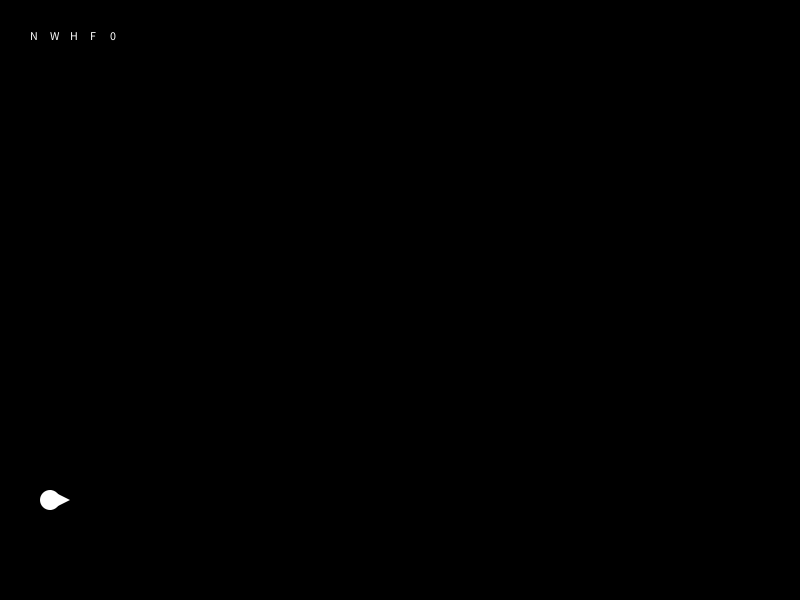
Frame 1 (no input)
Frame 60 (the mouse pressed at the canvas centre just before this capture): identical to frame 1, image omitted
Frame 120 (the mouse held since frame 60 and released just before this capture): identical to frame 1, image omitted

The Processing sketch that drew this single still picture (run headless with seeded random() and noise(); from frame 60 on, the mouse is pressed at the canvas centre):

// Processing sketch: lab1
// ── lab1.pde
/// You do not need to change anything in this file, but you can
/// For example, if you want to add additional options controllable by keys
/// keyPressed would be the place for that.

ArrayList<PVector> waypoints = new ArrayList<PVector>();
Boid billy;
int lastt;

int mapnr = 0;

Map map = new Map();
NavMesh nm = new NavMesh();

boolean entering_path = false;

boolean show_nav_mesh = false;

boolean show_waypoints = false;

boolean show_help = false;

boolean flocking_enabled = false;

void setup() {
  size(800, 600);
  
  billy = new Boid(BILLY_START, BILLY_START_HEADING, BILLY_MAX_SPEED, BILLY_MAX_ROTATIONAL_SPEED, BILLY_MAX_ACCELERATION, BILLY_MAX_ROTATIONAL_ACCELERATION);
  randomSeed(0);
  map.generate(mapnr);
  nm.bake(map);
}

void mousePressed() {
  if (show_help) return;
  PVector target = new PVector(mouseX, mouseY);
  if (!map.isReachable(target)) return;
  if (mouseButton == LEFT)
  {
     
     if (waypoints.size() == 0)
     {
        billy.seek(target);
     }
     else
     {
        waypoints.add(target);
        entering_path = false;
        billy.follow(waypoints);
     }
  }
  else if (mouseButton == RIGHT)
  {
     if (!entering_path)
        waypoints = new ArrayList<PVector>();
     waypoints.add(target);
     entering_path = true; 
  }
}

void keyPressed()
{
    if (show_help)
    {
        show_help = false;
        return;
    }
    if (key == 'h')
    {
        show_help = true;
    }
    
    if (show_help) return;
    if (key == 'g')
    {
       map.generate(-1);
       mapnr = -1;
       nm.bake(map);
    }
    else if (key == 'n')
    {
       show_nav_mesh = !show_nav_mesh;
    }
    else if (key == 'w')
    {
       show_waypoints = !show_waypoints;
    }
    else if ((key >= '1' && key <= '9'))
    {
       mapnr =  key-'1' + 1;
       map.generate(mapnr);
       
       nm.bake(map);
    }
    else if (key == '0')
    {
       mapnr = 0;
       map.generate(0);
       nm.bake(map);
    }
    else if (key == 'f')
    {
       flocking_enabled = !flocking_enabled;
       if (flocking_enabled)
       {
          flock();
       }
       else
       {
          unflock();
       }
    }
}

void show_status(boolean active, String show, int x)
{
  fill(255,255,255);
  if (active)
     fill(255,0,0);
  text(show, x, 40);
}

void draw() {
  background(0);
  
  if (entering_path || show_waypoints)
  {
     stroke(255,0,0);
     strokeWeight(1);
     PVector current = billy.kinematic.position;
     if (show_waypoints && billy.target != null)
     {
        line(current.x, current.y, billy.target.x, billy.target.y);
        current = billy.target;
     }
     for (PVector wp : waypoints)
     {
        line(current.x, current.y, wp.x, wp.y);
        current = wp;
     }
     if (entering_path)
        line(current.x, current.y, mouseX, mouseY);
  }
  

  float dt = (millis() - lastt)/1000.0;
  lastt = millis();
  billy.update(dt);
  map.update(dt);
  if (show_nav_mesh)
     nm.update(dt);
  textSize(12);
  show_status(show_nav_mesh, "N", 30);
  show_status(show_waypoints, "W", 50);
  show_status(show_help, "H", 70);
  show_status(flocking_enabled, "F", 90);
  if (mapnr < 0)
     show_status(false, "R", 110);
  else
     show_status(false, String.format("%d", mapnr), 110);
  
  if (show_help)
  {
      fill(255);
      stroke(0,0,255);
      rect(width*0.25, height*0.25, width*0.5, height*0.5);
      fill(0);
      textSize(32);
      text("HELP", width*0.5-30, height*0.25 + 40);
      textSize(18);
      text("0,1,2,3,4 - Show custom map 0,1,2,3,4", width*0.25+40, height*0.25 + 70);
      text("G - Generate random map", width*0.25+40, height*0.25 + 90);
      text("N - Show NavMesh", width*0.25+40, height*0.25 + 110);
      text("W - Show waypoints while moving", width*0.25+40, height*0.25 + 130);
      text("F - Enable/disable flocking", width*0.25+40, height*0.25 + 150);
      text("H - This screen", width*0.25+40, height*0.25 + 170);
      
      text("Press any key to close", width*0.5 - 80, height*0.75 - 80);
      textSize(12);
  }
  
  
}

// ── Boid.pde
/// In this file, you will have to implement seek and waypoint-following
/// The relevant locations are marked with "TODO"

class Crumb
{
  PVector position;
  Crumb(PVector position)
  {
     this.position = position;
  }
  void draw()
  {
     fill(255);
     noStroke(); 
     circle(this.position.x, this.position.y, CRUMB_SIZE);
  }
}

class Boid
{
   Crumb[] crumbs = {};
   int last_crumb;
   float acceleration;
   float rotational_acceleration;
   KinematicMovement kinematic;
   PVector target;
   
   Boid(PVector position, float heading, float max_speed, float max_rotational_speed, float acceleration, float rotational_acceleration)
   {
     this.kinematic = new KinematicMovement(position, heading, max_speed, max_rotational_speed);
     this.last_crumb = millis();
     this.acceleration = acceleration;
     this.rotational_acceleration = rotational_acceleration;
   }

   void update(float dt)
   {
     if (target != null)
     {  
        // TODO: Implement seek here
     }
     
     // place crumbs, do not change     
     if (LEAVE_CRUMBS && (millis() - this.last_crumb > CRUMB_INTERVAL))
     {
        this.last_crumb = millis();
        this.crumbs = (Crumb[])append(this.crumbs, new Crumb(this.kinematic.position));
        if (this.crumbs.length > MAX_CRUMBS)
           this.crumbs = (Crumb[])subset(this.crumbs, 1);
     }
     
     // do not change
     this.kinematic.update(dt);
     
     draw();
   }
   
   void draw()
   {
     for (Crumb c : this.crumbs)
     {
       c.draw();
     }
     
     fill(255);
     noStroke(); 
     float x = kinematic.position.x;
     float y = kinematic.position.y;
     float r = kinematic.heading;
     circle(x, y, BOID_SIZE);
     // front
     float xp = x + BOID_SIZE*cos(r);
     float yp = y + BOID_SIZE*sin(r);
     
     // left
     float x1p = x - (BOID_SIZE/2)*sin(r);
     float y1p = y + (BOID_SIZE/2)*cos(r);
     
     // right
     float x2p = x + (BOID_SIZE/2)*sin(r);
     float y2p = y - (BOID_SIZE/2)*cos(r);
     triangle(xp, yp, x1p, y1p, x2p, y2p);
   } 
   
   void seek(PVector target)
   {
      this.target = target;
      
   }
   
   void follow(ArrayList<PVector> waypoints)
   {
      // TODO: change to follow *all* waypoints
      this.target = waypoints.get(0);
      
   }
}

// ── CustomMaps.pde
// These are custom maps (for part b), defined as lists of coordinates for the outline
// You can add additional maps as you see fit
PVector[] customMap(int nr)
{
    if (nr == 1)
    {
        return new PVector[] {new PVector(0, 1), new PVector(0.8, 1), new PVector(0.55, 0.7), new PVector(0.75, 0.1), 
                              new PVector(1, 0.9), new PVector(1, 0), new PVector(0.25, 0), new PVector(0.25, 0.15), new PVector(0, 0.15)};
    }
    else if (nr == 2)
    {
        return new PVector[] {new PVector(0, 1), new PVector(0.25, 1),  new PVector(0.4, 0.75), new PVector(0.45, 0.5), 
                              new PVector(0.1, 0.5), new PVector(0.12, 0.35), new PVector(0.25, 0.35), new PVector(0.5, 0.4),
                              new PVector(0.5, 0.65), new PVector(0.6, 0.65), new PVector(0.6, 0.8), new PVector(0.5, 0.82),
                              new PVector(0.3, 1), new PVector(1,1), new PVector(1,0), new PVector(0.57, 0), new PVector(0.6, 0.35),
                              new PVector(0.7, 0.35), new PVector(0.67, 0.1), new PVector(0.85, 0.1), new PVector(0.82,0.15),
                              new PVector(0.75, 0.2), new PVector(0.75, 0.75), new PVector(0.85, 0.92), new PVector(0.62, 0.9),
                              new PVector(0.7, 0.8), new PVector(0.7, 0.5), new PVector(0.58, 0.45), new PVector(0.45,0), 
                              new PVector(0.25, 0), new PVector(0.25, 0.15), new PVector(0, 0.15)};
    }
    else if (nr == 3)
    {
        return new PVector[] {new PVector(0, 1), new PVector(0.45, 1), new PVector(0.45, 0.6), new PVector(0.1, 0.6),
                              new PVector(0.2, 0.23), new PVector(0.35, 0.25), new PVector(0.35, 0.35), new PVector(0.25, 0.35),
                              new PVector(0.25, 0.3), new PVector(0.2, 0.3), new PVector(0.2, 0.55), new PVector(0.3, 0.55),
                              new PVector(0.3, 0.46), new PVector(0.4, 0.45), new PVector(0.4, 0.55), new PVector(0.6, 0.62),
                              new PVector(0.6, 0.85), new PVector(0.5, 0.85), new PVector(0.5, 1), new PVector(1,1),
                              new PVector(1,0.9), new PVector(0.7, 0.9), new PVector(0.7, 0.62),
                              new PVector(0.8, 0.75), new PVector(0.8, 0.85), new PVector(1, 0.85),
                              new PVector(1,0), new PVector(0.9, 0), new PVector(0.93, 0.13), new PVector(0.87, 0.1),
                              new PVector(0.85, 0.05), new PVector(0.75, 0.05), new PVector(0.75, 0.15), new PVector(0.8, 0.15),
                              new PVector(0.8, 0.25), new PVector(0.95,0.25), new PVector(0.92, 0.55), new PVector(0.75, 0.55),
                              new PVector(0.75, 0.45), new PVector(0.85, 0.40), new PVector(0.8, 0.5), new PVector(0.9, 0.5),
                              new PVector(0.9, 0.35), new PVector(0.67, 0.35), new PVector(0.67, 0.2), new PVector(0.5, 0.2),
                              new PVector(0.5, 0.35), new PVector(0.65, 0.45), new PVector(0.45, 0.47),
                              new PVector(0.45, 0.1), new PVector(0.7, 0.15), new PVector(0.7, 0), new PVector(0.25, 0), 
                              new PVector(0.25, 0.15), new PVector(0, 0.15)
                              };
    }
    else if (nr == 4)
    {
        return new PVector[] {new PVector(0, 1), new PVector(0.85, 1), new PVector(0.87, 0.15), new PVector(0.45, 0.15), new PVector(0.35, 0.3),
                              new PVector(0.15, 0.3), new PVector(0.15, 0.55), new PVector(0.5, 0.55), new PVector(0.57, 0.42), new PVector(0.45, 0.75), new PVector(0.6, 0.8),
                              new PVector(0.6, 0.6), new PVector(0.65, 0.35), new PVector(0.55, 0.35), new PVector(0.47, 0.45), new PVector(0.3, 0.45),
                              new PVector(0.32, 0.37), new PVector(0.45, 0.4), new PVector(0.5, 0.27), new PVector(0.7, 0.3), new PVector(0.7, 0.85),
                              new PVector(0.4, 0.8), new PVector(0.4, 0.65), new PVector(0.13, 0.65), new PVector(0.1, 0.27), new PVector(0.35, 0.2),
                              new PVector(0.45, 0.12), new PVector(0.9, 0.1), new PVector(0.9, 1), new PVector(1,1), new PVector(1,0), new PVector(0.25, 0), 
                              new PVector(0.25, 0.15), new PVector(0, 0.15)
                            };
          
    }
    else /// you can use nr==5, nr==6, ... nr==9 to add your own custom maps
    {
        return new PVector[] {new PVector(0, 1), new PVector(0.8, 1), new PVector(0.55, 0.7), new PVector(0.75, 0.1), 
                              new PVector(1, 0.9), new PVector(1, 0), new PVector(0.25, 0), new PVector(0.25, 0.15), new PVector(0, 0.15)};
    }

}

// ── Flocking.pde

/// called when "f" is pressed; should instantiate additional boids and start flocking
void flock()
{
}

/// called when "f" is pressed again; should remove the flock
void unflock()
{
}

// ── KinematicMovement.pde
/// Do not change this file!
/// The only methods you can call are increaseSpeed, getPosition, getHeading, getSpeed and getRotationalVelocity

class KinematicMovement
{
   // position
   private PVector position;
   private float heading;
   
   private float speed;
   private float rotational_velocity;
   
   float max_speed;
   float max_rotational_speed;
   KinematicMovement(PVector position, float heading, float max_speed, float max_rotational_speed)
   {
     this.position = position;
     this.heading = heading;
     this.speed = 0;
     this.rotational_velocity = 0;
     this.max_speed = max_speed;
     this.max_rotational_speed = max_rotational_speed;
   }
   void update(float dt)
   {
     PVector velocity = new PVector(cos(this.heading), sin(this.heading)).mult(speed);
     
     PVector destination = PVector.add(this.position, PVector.mult(velocity, dt));
     // check for map collisions; only move if no collisions
     if (!map.collides(this.position, destination))
         this.position = destination;
     this.heading += this.rotational_velocity*dt;
     this.heading = normalize_angle(this.heading);
   }
   private void setSpeed(float s, float rs)
   {
     this.speed = constrain(s, -max_speed, max_speed);
     this.rotational_velocity = constrain(rs, -this.max_rotational_speed, this.max_rotational_speed);
   }
   
   // These are the public methods
   void increaseSpeed(float ds, float drs)
   {
     setSpeed(this.speed + ds, this.rotational_velocity + drs);
   }
   
   PVector getPosition()
   {
      return position;
   }
   
   float getHeading()
   {
      return heading;
   }
   
   float getSpeed()
   {
      return speed;
   }
   
   float getRotationalVelocity()
   {
      return rotational_velocity;
   }
   // End public methods
}

// ── Map.pde
/// You do not have to change this file, but you can, if you want to add a more sophisticated generator.
class Wall
{
   PVector start;
   PVector end;
   PVector normal;
   PVector direction;
   float len;
   
   Wall(PVector start, PVector end)
   {
      this.start = start;
      this.end = end;
      direction = PVector.sub(this.end, this.start);
      len = direction.mag();
      direction.normalize();
      normal = new PVector(-direction.y, direction.x);
   }
   
   
   boolean crosses(PVector from, PVector to)
   {
      // Vector pointing from `this.start` to `from`
      PVector d1 = PVector.sub(from, this.start);
      // Vector pointing from `this.start` to `to`
      PVector d2 = PVector.sub(to, this.start);
      // If both vectors are on the same side of the wall
      // their dot products with the normal will have the same sign
      // If they are both positive, or both negative, their product will
      // be positive.
      float dist1 = normal.dot(d1);
      float dist2 = normal.dot(d2);
      if (dist1 * dist2 > 0) return false;
      
      // if the start and end are on different sides, we need to determine 
      // how far the intersection point is along the wall
      // first we determine how far the projections of from and to are 
      // along the wall
      float ldist1 = direction.dot(d1);
      float ldist2 = direction.dot(d2);
      
      // the distance of the intersection point from the start
      // is proportional to the normal distance of `from` in 
      // along the total movement
      float t = dist1/(dist1 - dist2);

      // calculate the intersection as this proportion
      float intersection = ldist1 + t*(ldist2 - ldist1);
      if (intersection < 0 || intersection > len) return false;
      return true;      
   }
   
   // Return the mid-point of this wall
   PVector center()
   {
      return PVector.mult(PVector.add(start, end), 0.5);
   }
   
   void draw()
   {
       strokeWeight(3);
       line(start.x, start.y, end.x, end.y);
       if (SHOW_WALL_DIRECTION)
       {
          PVector marker = PVector.add(PVector.mult(start, 0.2), PVector.mult(end, 0.8));
          circle(marker.x, marker.y, 5);
       }
   }
}

void AddPolygon(ArrayList<Wall> walls, PVector[] nodes)
{
    for (int i = 0; i < nodes.length; ++ i)
    {
       int next = (i+1)%nodes.length;
       walls.add(new Wall(nodes[i], nodes[next]));
    }
}

void AddPolygonScaled(ArrayList<Wall> walls, PVector[] nodes)
{
    for (int i = 0; i < nodes.length; ++ i)
    {
       int next = (i+1)%nodes.length;
       walls.add(new Wall(new PVector(nodes[i].x*width, nodes[i].y*height), new PVector(nodes[next].x*width, nodes[next].y*height)));
    }
}

class Obstacle
{
   ArrayList<Wall> walls;
   Obstacle()
   {
      walls = new ArrayList<Wall>();
      PVector origin = new PVector(width*0.1 + random(width*0.65), height*0.12 + random(height*0.65));
      if (origin.x < 100 && origin.y > 500) origin.add(new PVector(150,0));
      PVector[] nodes = new PVector[] {};
      float angle = random(100)/100.0;
      for (int i = 0; i < 3 + random(2) && angle < TAU; ++i)
      {
          float distance = height*0.05 + random(height*0.15);
          nodes = (PVector[])append(nodes, PVector.add(origin, new PVector(cos(-angle)*distance, sin(-angle)*distance)));
          angle += 1 + random(25)/50;
      }
      AddPolygon(walls, nodes);
   }
   
   
}

// Given a (closed!) polygon surrounded by walls, tests if the
// given point is inside that polygon.
// Note that this only works for polygons that are inside the
// visible screen (or not too far outside)
boolean isPointInPolygon(PVector point, ArrayList<Wall> walls)
{
   // we create a test point "far away" horizontally
   PVector testpoint = PVector.add(point, new PVector(width*2, 0));
   
   // Then we count how often the line from the given point
   // to our test point intersects the polygon outline
   int count = 0;
   for (Wall w: walls)
   {
      if (w.crosses(point, testpoint))
         count += 1;
   }
   
   // If we cross an odd number of times, we started inside
   // otherwise we started outside the polygon
   // Intersections alternate between enter and exit,
   // so if we "know" that the testpoint is outside
   // and odd number means we exited one more time 
   // than we entered.
   return (count%2) == 1;
}

class Map
{
   ArrayList<Wall> walls;
   ArrayList<Obstacle> obstacles;
   ArrayList<Wall> outline;
   
   ArrayList<PVector> pts;
   
   Map()
   {
       walls = new ArrayList<Wall>();
       outline = new ArrayList<Wall>();
       obstacles = new ArrayList<Obstacle>();
   }
  
   boolean collides(PVector from, PVector to)
   {
      for (Wall w : walls)
      {
         if (w.crosses(from, to)) return true;
      }
      return false;
   }
   
   void doSplit(boolean xdir, float from, float to, float other, float otherend, ArrayList<PVector> points, int level)
   {
       float range = abs(to-from);
       float sign = -1;
       if (to > from) sign = 1;
       if (range < 70) return;
       if (level > 1 && random(0,1) < 0.05*level) return;
       float split = from + sign*random(range*0.35, range*0.45);
       float splitend = split + sign*random(20, range*0.35-10);
       if (xdir)
           points.add(new PVector(split, other));
       else
           points.add(new PVector(other, split));
       float othersign = 1;
       if (otherend < other) othersign = -1;
       float otherrange = abs(other-otherend);
       float spikeend = other + othersign*random(otherrange*0.4, otherrange*(0.9 - 0.1*level));
       doSplit(!xdir, other, spikeend, split, from, points, level+1);
       if (xdir)
       {
           points.add(new PVector(split, spikeend));
           points.add(new PVector(splitend, spikeend));
       }
       else
       {
           points.add(new PVector(spikeend, split));
           points.add(new PVector(spikeend, splitend));
       }
       doSplit(!xdir, spikeend, other, splitend, to, points, level + 1);
       
       if (xdir)
           points.add(new PVector(splitend, other));
       else
           points.add(new PVector(other, splitend));
   }
   
   void randomMap()
   {
      ArrayList<PVector> points = new ArrayList<PVector>();
      
      points.add(new PVector(0, height));
      doSplit(true, 50, width, height, 0, points, 0);
      points.add(new PVector(width, height));
      points.add(new PVector(width, 0));
      points.add(new PVector(200, 0));
      points.add(new PVector(200, 80)); 
      points.add(new PVector(0, 80));
      
      //pts = points;
      AddPolygon(outline, points.toArray(new PVector[]{}));
   }
   
   
   void generate(int which)
   {
      outline.clear();
      obstacles.clear();
      walls.clear();
      if (which < 0)
      {
          randomMap();
      }
      else if (which == 0)
      {
          AddPolygon(outline, new PVector[] {new PVector(-100, height+100), new PVector(width+100, height+100), new PVector(width+100, -100), new PVector(-100,-100)});
      }
      else 
      {
          AddPolygonScaled(outline, customMap(which));
      }
      walls.addAll(outline);
      for (int i = 0; i < random(MAX_OBSTACLES); ++i)
      {
          Obstacle obst = new Obstacle();
          boolean ok = true;
          // only obstacle if it doesn't intersect with any existing one (or the exterior)
          for (Wall w : obst.walls)
          {
             if (collides(w.start, w.end)) ok = false;
             if (!isReachable(w.start)) ok = false;
          }
          if (ok)
          {
             obstacles.add(obst);
             walls.addAll(obst.walls);
          }
      }
   }
   
   void update(float dt)
   {
      draw();
   }
   
   void draw()
   {
      stroke(255);
      strokeWeight(3);
      for (Wall w : walls)
      {
         w.draw();
      }
      if (pts != null)
      {
          PVector current = new PVector(width/2, height/2);
          for (PVector p : pts)
          {
             fill(255,0,0);
             circle(p.x, p.y, 4);
             line(current.x, current.y, p.x, p.y);
             current = p;
          }
      }
   }
   
   boolean isReachable(PVector point)
   {
       if (!isPointInPolygon(point, outline)) return false;
       for (Obstacle o: obstacles)
       {
           if (isPointInPolygon(point, o.walls)) return false;
       }
       return true;
   }
}

// ── NavMesh.pde
// Useful to sort lists by a custom key
import java.util.Comparator;


/// In this file you will implement your navmesh and pathfinding. 

/// This node representation is just a suggestion
class Node
{
   int id;
   ArrayList<Wall> polygon;
   PVector center;
   ArrayList<Node> neighbors;
   ArrayList<Wall> connections;
}



class NavMesh
{   
   void bake(Map map)
   {
       /// generate the graph you need for pathfinding
   }
   
   ArrayList<PVector> findPath(PVector start, PVector destination)
   {
      /// implement A* to find a path
      ArrayList<PVector> result = null;
      return result;
   }
   
   
   void update(float dt)
   {
      draw();
   }
   
   void draw()
   {
      /// use this to draw the nav mesh graph
   }
}

// ── settings.pde
// Currently not used, but you may want to use it to enable/disable 
// draw-calls or debug output as needed
boolean DEBUG = false;

// The radius of the circle representing the boid body
int BOID_SIZE = 20;

// Where does billy start?
PVector BILLY_START = new PVector(50,500);
float BILLY_START_HEADING = 0;

// How fast can billy go and turn?
float BILLY_MAX_SPEED = 80;
float BILLY_MAX_ROTATIONAL_SPEED = 3;

float BILLY_MAX_ACCELERATION = 1;
float BILLY_MAX_ROTATIONAL_ACCELERATION = 1;

// Should boids leave breadcrumbs behind?
boolean LEAVE_CRUMBS = true;

// How many crumbs?
int MAX_CRUMBS = 1000;

// Time between crumbs
int CRUMB_INTERVAL = 200;

// How big are the crumbs?
int CRUMB_SIZE = 2;

// use for debugging, if you want to see where walls start/end (a circle is drawn closer to the end)
boolean SHOW_WALL_DIRECTION = false;

// How many obstacles should be generated *at most*
// Note that maps 2-4 are pretty dense and obstacles
// are only placed if they won't intersect with the map
int MAX_OBSTACLES = 0;

// ── util.pde
// Normalize an angle to be between 0 and TAU (= 2 PI)
float normalize_angle(float angle)
{
    while (angle < 0) angle += TAU;
    while (angle > TAU) angle -= TAU;
    return angle;
}

// Normalize an angle to be between -PI and PI
float normalize_angle_left_right(float angle)
{
    while (angle < -PI) angle += TAU;
    while (angle > PI) angle -= TAU;
    return angle;
}
